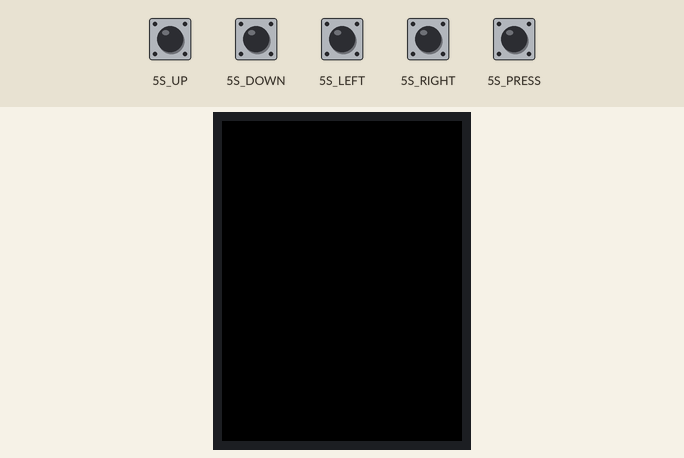
The sketch below on a simulated Seeed Wio Terminal. On the bench: 320×240 colour display. Inputs (shaded band) come from the test bench; at power-on: 5S_DOWN, 5S_LEFT, 5S_PRESS, 5S_RIGHT, 5S_UP HIGH.

Above: at 1.4 s.
1.5 s: 5S_UP pulled LOW for 0.15 s
At 2.1 s:
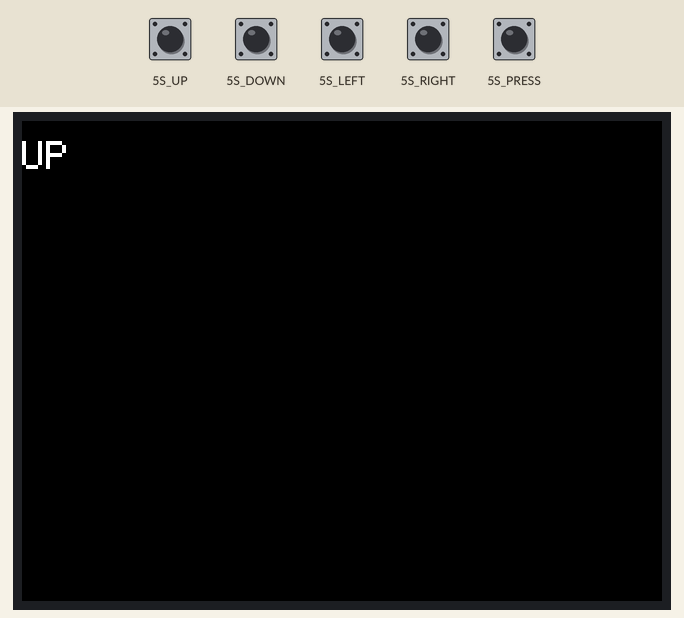
3.1 s: 5S_DOWN pulled LOW for 0.15 s
At 4.3 s:
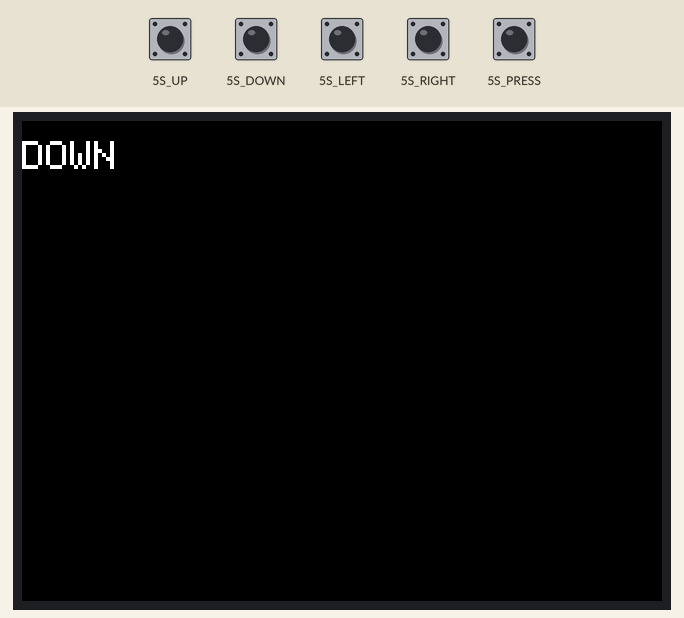
4.7 s: 5S_LEFT pulled LOW for 0.15 s
At 5.8 s:
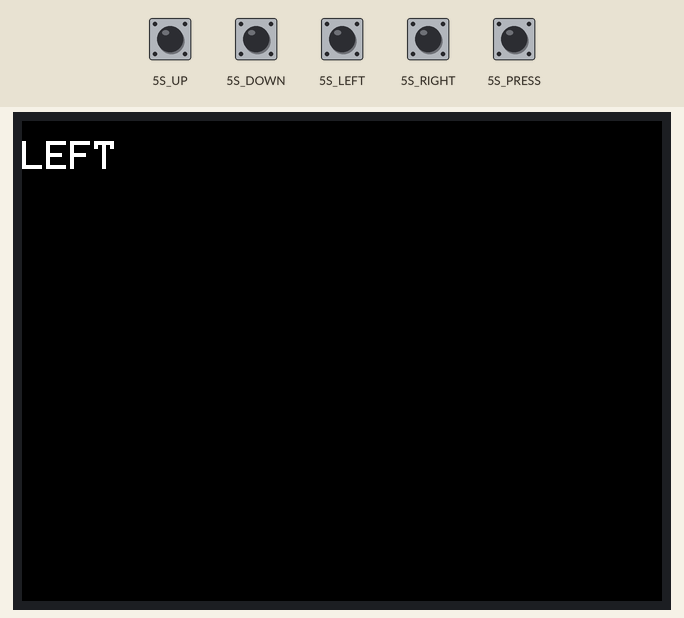
6.3 s: 5S_RIGHT pulled LOW for 0.15 s
At 7.0 s:
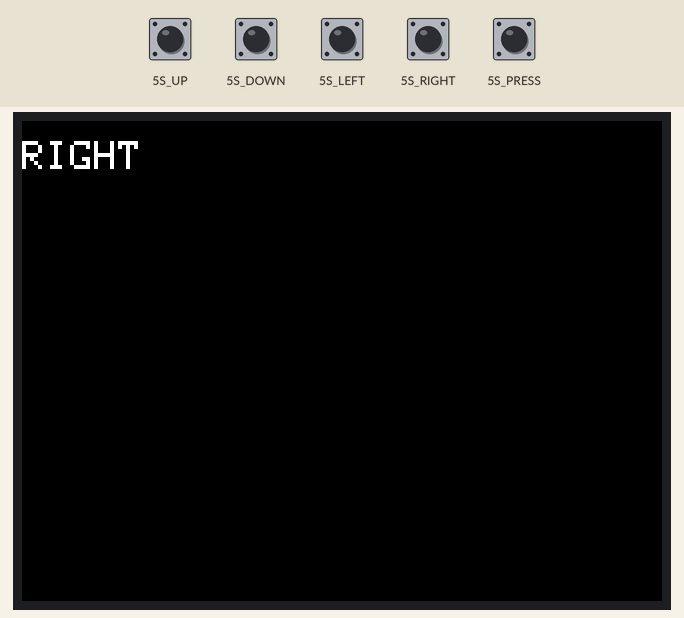
7.9 s: 5S_PRESS pulled LOW for 0.15 s
At 8.2 s:
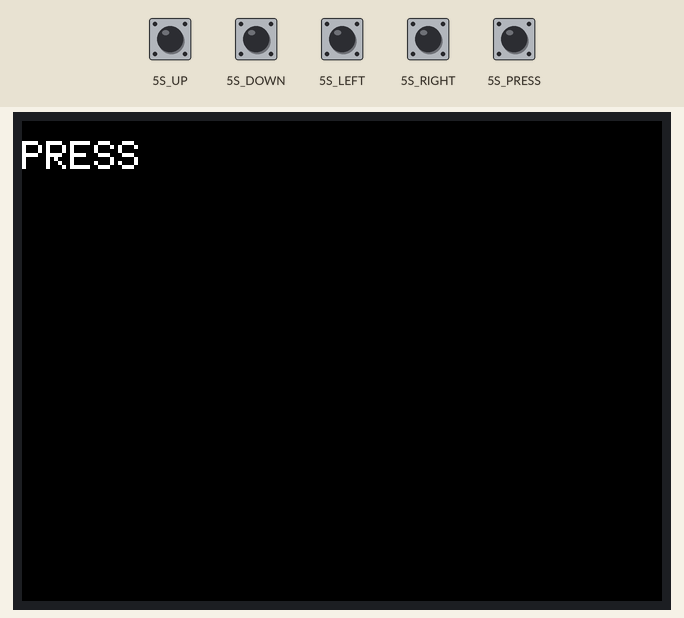
Timing chart, 0 to 10.5 s (numbered marks = the images above; inputs shaded):
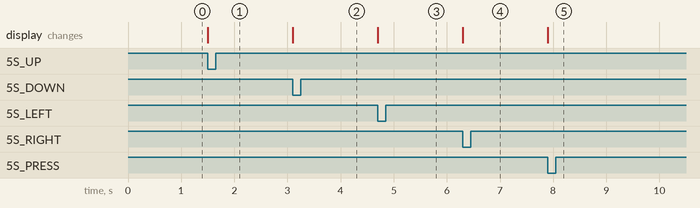

The sketch:

WIO-Example0402.ino
```cpp
#include "TFT_eSPI.h"
TFT_eSPI tft;

void setup() {
  pinMode(WIO_5S_UP, INPUT_PULLUP);
  pinMode(WIO_5S_DOWN, INPUT_PULLUP);
  pinMode(WIO_5S_LEFT, INPUT_PULLUP);
  pinMode(WIO_5S_RIGHT, INPUT_PULLUP);
  pinMode(WIO_5S_PRESS, INPUT_PULLUP);
  tft.begin();
  tft.setRotation(3);
  tft.fillScreen(TFT_BLACK);
  tft.setTextColor(TFT_WHITE, TFT_BLACK);
  tft.setTextSize(2);
}

void loop() {
  if(digitalRead(WIO_5S_UP) == LOW){
    tft.drawString("UP   ", 0, 10);
    delay(200);
  }
  else if(digitalRead(WIO_5S_DOWN) == LOW){
    tft.drawString("DOWN ", 0, 10);
    delay(200);
  }
  else if(digitalRead(WIO_5S_LEFT) == LOW){
    tft.drawString("LEFT ", 0, 10);
    delay(200);
  }
  else if(digitalRead(WIO_5S_RIGHT) == LOW){
    tft.drawString("RIGHT", 0, 10);
    delay(200);
  }
  else if(digitalRead(WIO_5S_PRESS) == LOW){
    tft.drawString("PRESS", 0, 10);
    delay(200);
  }
}
```

Measured:
- after the input at 1.5 s, the display: changes at once (image 1)
- after the input at 3.1 s, the display: changes at once (image 2)
- after the input at 4.7 s, the display: changes at once (image 3)
- after the input at 6.3 s, the display: changes at once (image 4)
- after the input at 7.9 s, the display: changes at once (image 5)
